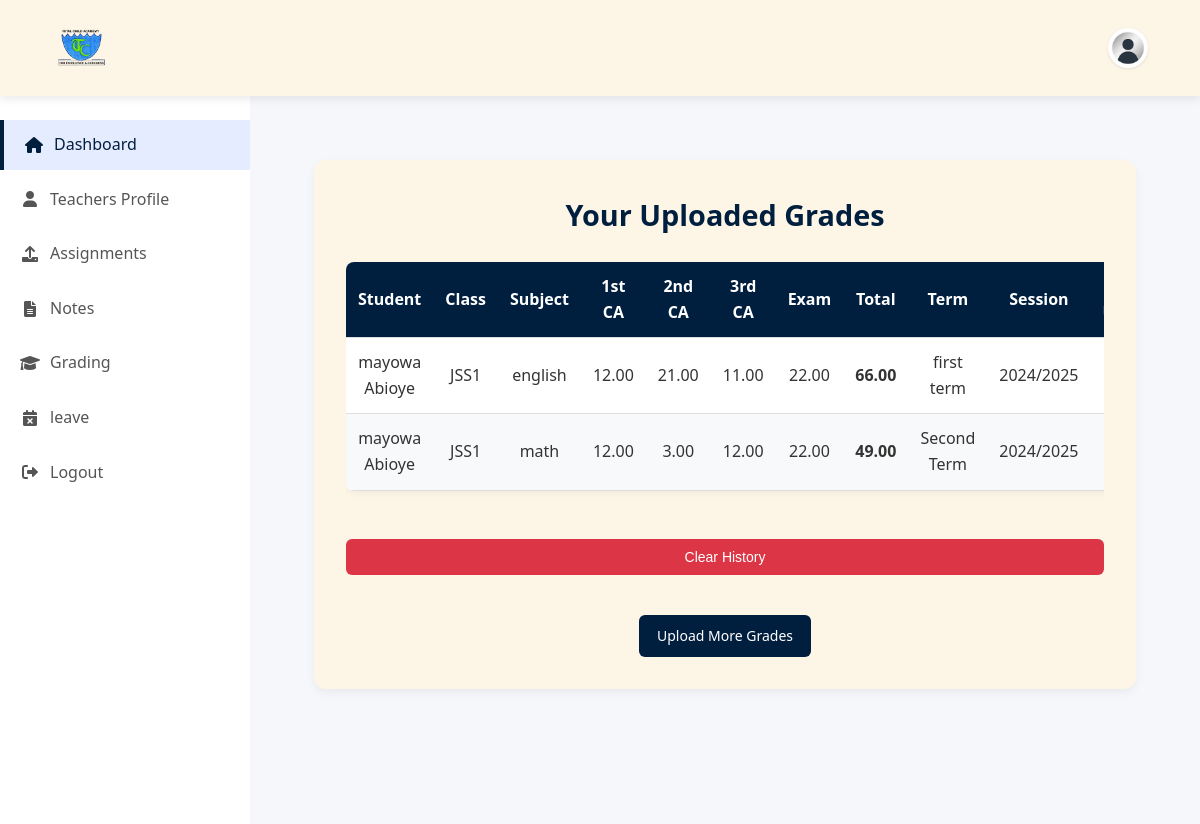
The app's page /grades/history/ (signed in) with its own data.
### core/models.py (models this page shows, shortened)
class SubjectGrade(models.Model):
    student = models.ForeignKey(
        settings.AUTH_USER_MODEL,
        on_delete=models.CASCADE,
        limit_choices_to={'role': 'student'}
    )
    subject = models.CharField(max_length=100)
    first_ca = models.DecimalField(max_digits=5, decimal_places=2)
    second_ca = models.DecimalField(max_digits=5, decimal_places=2)
    third_ca = models.DecimalField(max_digits=5, decimal_places=2)
    exam = models.DecimalField(max_digits=5, decimal_places=2)
    total_score = models.DecimalField(max_digits=6, decimal_places=2, blank=True)
    term = models.CharField(max_length=20)
    session = models.CharField(max_length=20)
    submitted_by = models.ForeignKey(
        settings.AUTH_USER_MODEL,
        on_delete=models.SET_NULL,
        null=True,
        related_name='grades_uploaded'
    )
    is_approved = models.BooleanField(default=False)
    created_at = models.DateTimeField(auto_now_add=True)

class CustomUser(AbstractUser, PermissionsMixin):
    ROLE_STUDENT = 'student'
    ROLE_TEACHER = 'teacher'
    ROLE_CHOICES = [
        (ROLE_STUDENT, 'Student'),
        (ROLE_TEACHER, 'Teacher'),
    ]
    username = None
    admission_number = models.CharField(max_length=20, unique=True)
    email = models.EmailField(unique=True)
    first_name = models.CharField(max_length=30, blank=True)
    last_name = models.CharField(max_length=30, blank=True)
    middle_name = models.CharField(max_length=30, blank=True, null=True)
    role = models.CharField(max_length=10, choices=ROLE_CHOICES, blank=True, null=True)
    date_of_birth = models.DateField(null=True, blank=True)
    USERNAME_FIELD = 'email'
    REQUIRED_FIELDS = []
    objects = CustomUserManager()

class StudentProfile(models.Model):
    CLASS_CHOICES = [
        ('P1', 'Primary 1'),
        ('P2', 'Primary 2'),
        ('P3', 'Primary 3'),
        ('P4', 'Primary 4'),
        ('P5', 'Primary 5'),
        ('P6', 'Primary 6'),
        ('JSS1', 'JSS1'),
        ('JSS2', 'JSS2'),
        ('JSS3', 'JSS3'),
        ('SS1', 'SS1'),
        ('SS2', 'SS2'),
        ('SS3', 'SS3'),
    ]
    user = models.OneToOneField(
        settings.AUTH_USER_MODEL,
        on_delete=models.CASCADE,
        related_name='studentprofile'
    )
    student_class = models.ForeignKey('StudentClass', on_delete=models.SET_NULL, null=True)
    admission_number = models.CharField(max_length=50, default='0000')
    profile_picture = models.ImageField(upload_to='profile_pics/', blank=True, null=True)

class StudentClass(models.Model):
    GRADE_CHOICES = [
        ('P1', 'Primary 1'),
        ('P2', 'Primary 2'),
        ('P3', 'Primary 3'),
        ('P4', 'Primary 4'),
        ('P5', 'Primary 5'),
        ('P6', 'Primary 6'),
        ('JSS1', 'Secondary 1'),
        ('JSS2', 'Secondary 2'),
        ('JSS3', 'Secondary 3'),
        ('SS1', 'Secondary 1'),
        ('SS2', 'Secondary 2'),
        ('SS3', 'Secondary 3')
    ]
    name = models.CharField(max_length=50)
    grade = models.CharField(max_length=20, choices=GRADE_CHOICES)
    class_teacher = models.ForeignKey('TeacherProfile', on_delete=models.SET_NULL, null=True)

### core/views.py (the view)
# urls.py: path('grades/history/', views.grade_upload_history, name='grade_upload_history'),
@login_required
def grade_upload_history(request):
    grades = SubjectGrade.objects.filter(submitted_by=request.user).order_by('-created_at')
    return render(request, 'core/grade_upload_history.html', {'grades': grades})

### core/templates/core/grade_upload_history.html (shortened to what this page needs)
{% extends 'core/dashboard2.html' %}
{% block content %}
<div class="grade-history-container">
    <h2 class="grade-history-title">Your Uploaded Grades</h2>
    {% if grades %}
        <div class="grade-table-wrapper">
            <table class="grade-table">
                <thead>
                    <tr>
                        <th>Student</th>
                        <th>Class</th>
                        <th>Subject</th>
                        <th>1st CA</th>
                        <th>2nd CA</th>
                        <th>3rd CA</th>
                        <th>Exam</th>
                        <th>Total</th>
                        <th>Term</th>
                        <th>Session</th>
                        <th>Date Uploaded</th>
                    </tr>
                </thead>
                <tbody>
                    {% for grade in grades %}
                    <tr>
                        <td>{{ grade.student.get_full_name }}</td>
                        <td>{{ grade.student.studentprofile.student_class.name }}</td>
                        <td>{{ grade.subject }}</td>
                        <td>{{ grade.first_ca }}</td>
                        <td>{{ grade.second_ca }}</td>
                        <td>{{ grade.third_ca }}</td>
                        <td>{{ grade.exam }}</td>
                        <td><strong>{{ grade.total_score }}</strong></td>
                        <td>{{ grade.term }}</td>
                        <td>{{ grade.session }}</td>
                        <td>{{ grade.created_at|date:"Y-m-d H:i" }}</td>
                    </tr>
                    {% endfor %}
                </tbody>
            </table>
        </div>
        <form method="post" action="{% url 'clear_grade_history' %}" class="clear-history-form">
            <button type="submit" class="btn btn-danger">Clear History</button>
        </form>
    {% else %}
        <p class="no-history">No uploaded grades yet.</p>
    {% endif %}
    <div class="upload-more-link">
        <a href="{% url 'upload_grade' %}" class="btn btn-primary">Upload More Grades</a>
    </div>
</div>
{% endblock %}

### records on screen
SubjectGrade: student.get_full_name "mayowa Abioye", student.studentprofile.student_class.name "JSS1", subject "english", first_ca "12.00", second_ca "21.00", third_ca "11.00", exam "22.00", total_score "66.00", term "first term", session "2024/2025"
SubjectGrade: student.get_full_name "mayowa Abioye", student.studentprofile.student_class.name "JSS1", subject "math", first_ca "12.00", second_ca "3.00", third_ca "12.00", exam "22.00", total_score "49.00", term "Second Term", session "2024/2025"
